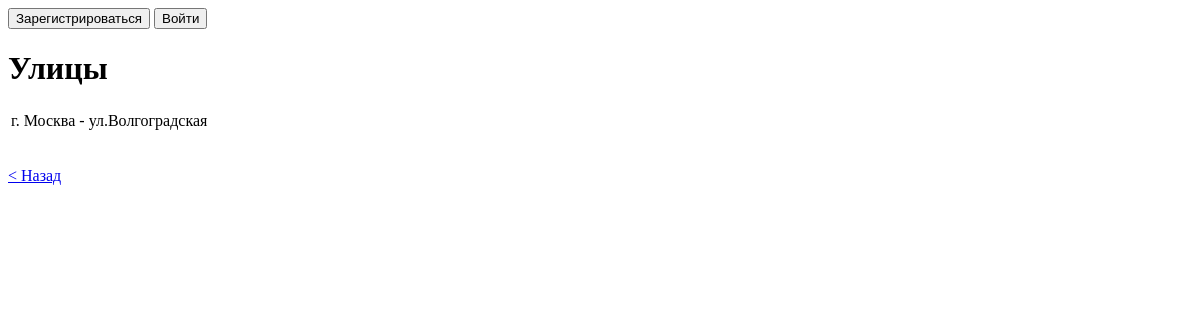
Before: /streets/ with the older database file.
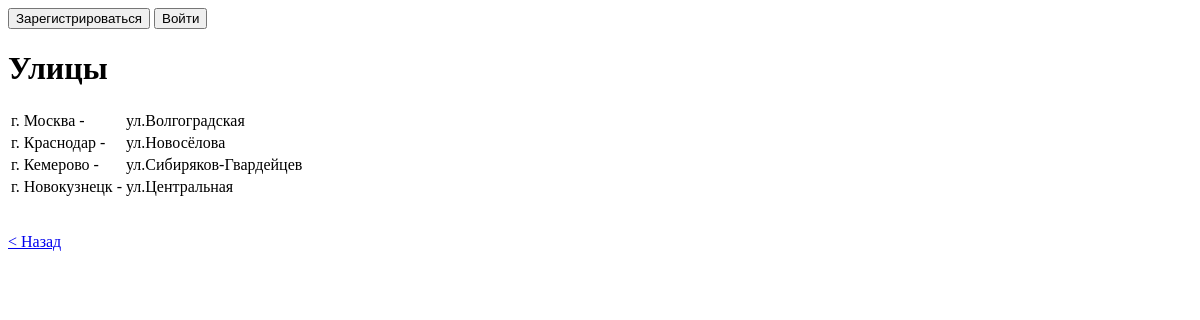
After: the same page with the newer database file.
### mainapp/models.py (models this page shows, shortened)
class Street(models.Model):
    name = models.CharField(max_length=50)
    city = models.ForeignKey(City, on_delete=models.SET_NULL, null=True)

class City(models.Model):
    name = models.CharField(max_length=50)
    def __str__(self):
        return self.name

### mainapp/views.py (the view)
# urls.py: path("streets/", views.streets, name='streets'),
def streets(request):
    template = loader.get_template('streets.html')
    context = {
        'streets' : Street.objects.all(),
        'title': 'Список улиц',
        'power_user': request.user.groups.filter(name='admin').exists()
    }
    return HttpResponse(template.render(context, request))

### mainapp/templates/streets.html (shortened to what this page needs)
{% extends 'base.html' %}
{% block page_title %}
    <h1> Улицы </h1>
{% endblock %}
{% block page_content %}
    <table>
        {% for s in streets %}
            <tr>
                <td>г. {{s.city}} - </td>
                <td>ул.{{s.name}}</td>
            </tr>
        {% endfor %}
    </table>
    <br>
<p><a href="{% url 'index' %}"> < Назад </a> </p>
{% endblock %}

Changed rows visible on the page:
added Street: city "Краснодар", name "Новосёлова"
added Street: city "Кемерово", name "Сибиряков-Гвардейцев"
added Street: city "Новокузнецк", name "Центральная"
